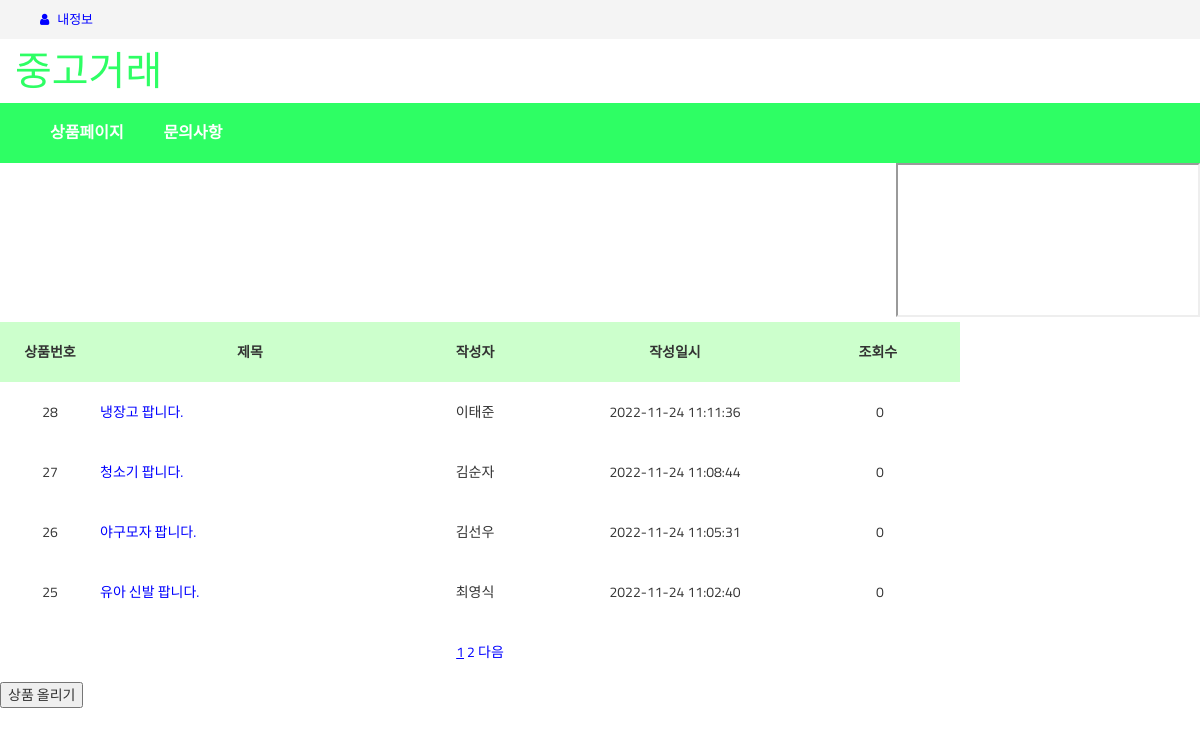
/product_list.php, run on the app's committed database.
### tables this page shows
CREATE TABLE IF NOT EXISTS `product` (
  `num` int(11) NOT NULL AUTO_INCREMENT,
  `writer` varchar(20) DEFAULT NULL,
  `title` varchar(60) DEFAULT NULL,
  `explanation` text DEFAULT NULL,
  `regtime` varchar(20) DEFAULT NULL,
  `image` varchar(255) DEFAULT NULL,
  `hits` int(11) DEFAULT NULL,
  PRIMARY KEY (`num`) USING BTREE
);

### product_list.php (the view, shortened to what this page needs)
<?php
include "main.php";
?>
<!doctype html>
 <html>
 <head>
 </head>
<body>
 <table>
     <div class="centeringContainer">
        <span class="centered">
                 <tr>
                     <th class="num"    >상품번호  </th>
                     <th class="title"  >제목      </th>
                     <th class="writer" >작성자    </th>
                     <th class="regtime">작성일시  </th>
					 <th>&nbsp&nbsp&nbsp&nbsp&nbsp&nbsp&nbsp&nbsp&nbsp&nbsp&nbsp&nbsp&nbsp&nbsp&nbsp&nbsp&nbsp&nbsp&nbsp조회수    </th>
                 </tr>
             </span>
         </div>
     <?php
         $listSize = 4;
         $page = $_REQUEST["page"] ?? 1;
     	 $start = ($page - 1) * $listSize;
         require("db_connect.php");
     	$query = $db->query("select * from product order by num desc limit $start, $listSize");
     	while ($row = $query->fetch()) {
     ?>
          <tr>
              <td><?=$row["num"]?></td>
              <td style="text-align:left;"><a href="product_view.php?num=<?=$row["num"]?>&page=<?=$page?>"><?=$row["title"]?></a></td>
              <td><?=$row["writer"]?></td>
              <td><?=$row["regtime"]?></td>
              <td><?=$row["hits"]?></td>
          </tr>
     <?php
         }
     ?>
 <table>
 <br>
 <div style="width:960px; text-align:center;" >
 <?php
    $paginationSize = 2;
    $firstLink = floor(($page - 1) / $paginationSize) * $paginationSize + 1;
	$lastLink = $firstLink + $paginationSize - 1;
	$query = $db->query("select count(*) from product");
	$row = $query->fetch();
	$numRecords = $row[0];
	$numPages = ceil($numRecords / $listSize);
	for ($i = $firstLink; $i <= $lastLink; $i++) {
	    if ($i == $page) {
			echo"<a href=\"product_list.php?page=$i\"><u>$i</u></a> ";
		} else {
		    echo "<a href=\"product_list.php?page=$i\">$i</a> ";
		}
	}
	if ($lastLink < $numPages) {
		$link = $lastLink + 1;
		echo "<a href=\"product_list.php?page=$link\">다음</a> ";
    }
?>
 </div>
 <br>
 <input type="button" value="상품 올리기" onclick="location.href='product_write.php'">
 </body>
 </html>

### main.php (shortened to what this page needs)
<!DOCTYPE html>
<html lang="kr">
  <head>
    <link rel="stylesheet" href="http://maxcdn.bootstrapcdn.com/bootstrap/3.2.0/css/bootstrap.min.css">
    <link rel="stylesheet" href="http://maxcdn.bootstrapcdn.com/font-awesome/4.3.0/css/font-awesome.min.css">
    <link rel="stylesheet" href="css/owl.carousel.css">
    <link rel="stylesheet" href="style.css">
    <link rel="stylesheet" href="css/responsive.css">
  </head>
</head>
<body>
<div class="header-area">
    <div class="container">
        <div class="user-menu">
            <ul>
                <ul id="menu">
                    <li><a href="member_update_form.php"><i class="fa fa-user"></i> 내정보</a></li>
	            </ul>
            </ul>
        </div>
    </div>
</div>
<div class="site-branding-area">
    <div class="container">
        <div class="row">
            <div class="logo">
                <h1><a href="index.php"><span>중고거래</span></a></h1>
            </div>
        </div>
    </div>
</div>
<div class="mainmenu-area">
    <div class="container">
        <div class="row">
            <div class="navbar-collapse collapse">
                <ul class="nav navbar-nav">
                    <li><a href="product_list.php">상품페이지</a></li>
                    <li><a href="board_list.php">문의사항</a></li>
                </ul>
            </div>
        </div>
    </div>
</div>
<div class = "right">
    <iframe src="loginmain.php"></iframe>
</div>

### css/style.css (style rules this page uses)
h1, h2, h3, h4, h5, h6 { font-weight: 700; margin: 0 0 15px; }
body { font-family: 'Titillium Web', sans-serif; }
.header-area { background: none repeat scroll 0 0 #f4f4f4; }
.header-area a { color: #888; }
.user-menu ul { list-style: outside none none; margin: 0; padding: 0; }
.user-menu li { display: inline-block; }
.user-menu li a { display: block; font-size: 13px; margin-right: 5px; padding: 10px; }
.user-menu li a i.fa { margin-right: 5px; }
.mainmenu-area { background: none repeat scroll 0 0 #2EFE64; font-family: "Roboto Condensed",sans-serif; text-transform: uppercase; width: 100%; z-index: 999; }
.logo h1 { font-size: 40px; margin: 10px 0;font-weight: 400; }
.logo h1 a { color: #999; }
.logo h1 a span { color: #2EFE64; }
.mainmenu-area ul.navbar-nav li a { color: #fff; font-size: 16px; font-weight: 700; padding: 20px; }
a { color: #e6b965 }

### main.php (style rules this page uses)
.right { float:right; }

### product_list.php (style rules this page uses)
table { width:960px;height:300px; text-align:center; }
th { background-color:#CCFFCC; }
.num { width:100px; text-align:center; }
.title { width:300px; text-align:center; }
.writer { width:150px; text-align:center; }
.regtime { width:250px; text-align:center; }
a { text-decoration:none; }
a:link { color:blue; }
.centeringContainer { text-align: center; }
.centered { display: table; margin: auto; display: inline-block; }

### data on the page
product: num "28", title "냉장고 팝니다.", writer "이태준", regtime "2022-11-24 11:11:36", hits "0"
product: num "27", title "청소기 팝니다.", writer "김순자", regtime "2022-11-24 11:08:44", hits "0"
product: num "26", title "야구모자 팝니다.", writer "김선우", regtime "2022-11-24 11:05:31", hits "0"
product: num "25", title "유아 신발 팝니다.", writer "최영식", regtime "2022-11-24 11:02:40", hits "0"
